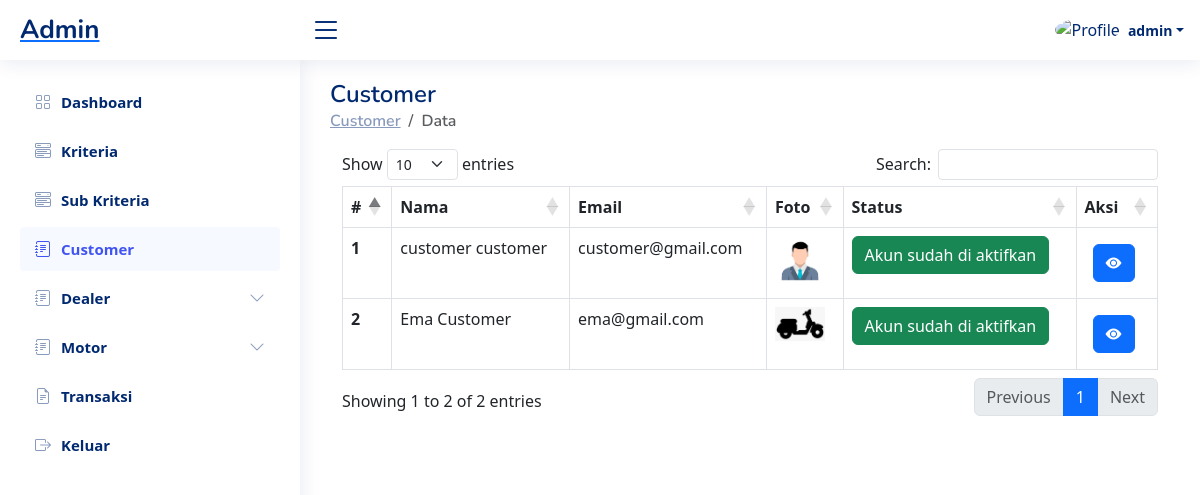
The page /admin/customer-index.php (signed in) on the database its author committed.
### tables this page shows
CREATE TABLE `pendaftaran` (
  `id_pendaftaran` char(10) NOT NULL,
  `nama_depan` varchar(250) NOT NULL,
  `nama_belakang` varchar(250) NOT NULL,
  `email` varchar(50) NOT NULL,
  `ktp` char(20) NOT NULL,
  `alamat_distrik` varchar(20) NOT NULL,
  `alamat_kelurahan` varchar(20) NOT NULL,
  `alamat_jalan` varchar(250) NOT NULL,
  `foto` char(20) NOT NULL,
  `status` char(1) NOT NULL,
  `role` char(1) NOT NULL,
  `dealer` varchar(20) NOT NULL,
  `password` varchar(250) NOT NULL
);

### admin/customer-index.php (the view)
<?php
   require_once('includes/session-conn.php');
   include('includes/header.php');
   include('includes/sidebar.php');
   $datas =mysqli_query($conn,"SELECT * FROM pendaftaran WHERE role = '3' ORDER BY id_pendaftaran DESC");
?>
  <main id="main" class="main">
    <div class="pagetitle">
      <h1>Customer</h1>
      <nav>
        <ol class="breadcrumb">
          <li class="breadcrumb-item"><a href="customer-index">Customer</a></li>
          <li class="breadcrumb-item active">Data</li>
        </ol>
      </nav>
    </div>
    <section class="section dashboard">
    <div class="container">
      <div class="row">
        <div class="col-12">
          <div class="table-responsive">
            <table id="myTable" class="table  table-hover table-bordered">
              <thead>
                <tr class="bg-dark text-white ">
                  <th scope="col">#</th>
                  <th scope="col">Nama</th>
                  <th scope="col">Email</th>
                  <th scope="col">Foto</th>
                  <th scope="col">Status</th>
                  <th scope="col">Aksi</th>
                </tr>
              </thead>
              <tbody class="">
                <?php $i = 0; foreach($datas as $data) : ?>
                <tr>
                  <th scope="row"><?= ++$i?></th>
                  <td><?= $data['nama_depan'] .' '. $data['nama_belakang']?></td>
                  <td><?= $data['email']?></td>
                  <td>
                    <?php if($data['foto'] == null): ?>
                      <img src="../assets/img/person.png" width="50" alt="foto" srcset="">
                    <?php else : ?>
                      <img src="../assets/img/data/<?= $data['foto']?>" width="50" alt="foto" srcset="">
                    <?php endif; ?>
                  </td>
                  <td>
                    <?php if($data['status'] == 0): ?>
                        <a href="#" class="btn btn-warning">Akun belum di aktifkan</a>
                     <?php elseif($data['status'] == 1): ?>
                        <a href="#" class="btn btn-success">Akun sudah di aktifkan</a>
                    <?php endif; ?>
                  </td>
                  <td>
                    <a href="pendaftar-detail?id=<?= $data['id_pendaftaran']?>" class="btn btn-primary m-2"><i class="bi bi-eye-fill"></i></a>
                  </td>
                </tr>
                <?php endforeach ?>
              </tbody>
            </table>
          </div>
        </div>
      </div>
    </div>
    </section>
  </main>
  <?php
   include('includes/footer.php');
?>

### admin/assets/css/style.css (style rules this page uses)
:root { scroll-behavior: smooth; }
body { font-family: "Open Sans", sans-serif; background: #f6f9ff; color: #444444; }
a { color: #4154f1; text-decoration: none; }
h1, h2, h3, h4, h5, h6 { font-family: "Nunito", sans-serif; }
#main { margin-top: 60px; padding: 20px 30px; transition: all 0.3s; }
.pagetitle { margin-bottom: 10px; }
.pagetitle h1 { font-size: 24px; margin-bottom: 0; font-weight: 600; color: #012970; }
.breadcrumb { font-size: 14px; font-family: "Nunito", sans-serif; color: #899bbd; font-weight: 600; }
.breadcrumb a { color: #899bbd; transition: 0.3s; }
.breadcrumb .breadcrumb-item::before { color: #899bbd; }
.breadcrumb .active { color: #51678f; font-weight: 600; }
@media (min-width: 1200px) { #main, #footer { margin-left: 300px; } }

### rows shown on the page
pendaftaran: nama_depan "customer", nama_belakang "customer", email "customer@gmail.com", foto (picture), status "Akun sudah di aktifkan"
pendaftaran: nama_depan "Ema", nama_belakang "Customer", email "ema@gmail.com", foto (picture), status "Akun sudah di aktifkan"

### other values the page prints
$_SESSION['nama_depan'] "admin"
